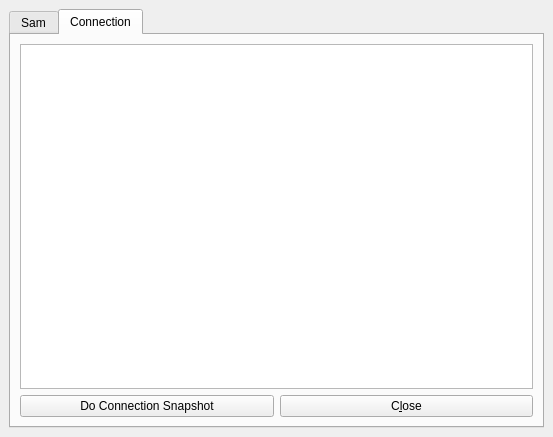
<?xml version="1.0" encoding="UTF-8"?>
<ui version="4.0">
 <class>form_DebugMessages</class>
 <widget class="QDialog" name="form_DebugMessages">
  <property name="geometry">
   <rect>
    <x>0</x>
    <y>0</y>
    <width>553</width>
    <height>437</height>
   </rect>
  </property>
  <property name="windowTitle">
   <string>DebugMessages</string>
  </property>
  <property name="locale">
   <locale language="English" country="UnitedStates"/>
  </property>
  <layout class="QGridLayout">
   <property name="margin">
    <number>9</number>
   </property>
   <property name="spacing">
    <number>6</number>
   </property>
   <item row="1" column="0">
    <widget class="QTabWidget" name="tabWidget">
     <property name="currentIndex">
      <number>1</number>
     </property>
     <widget class="QWidget" name="Tab_SAM">
      <attribute name="title">
       <string>Sam</string>
      </attribute>
      <layout class="QGridLayout" name="gridLayout_1">
       <item row="0" column="0">
        <layout class="QVBoxLayout" name="verticalLayout">
         <item>
          <widget class="QTextEdit" name="Sam_txt"/>
         </item>
         <item>
          <layout class="QHBoxLayout" name="_2">
           <property name="spacing">
            <number>6</number>
           </property>
           <property name="margin">
            <number>0</number>
           </property>
           <item>
            <widget class="QPushButton" name="cmd_clear_sam">
             <property name="text">
              <string>&amp;Clear</string>
             </property>
            </widget>
           </item>
           <item>
            <widget class="QPushButton" name="cmd_close">
             <property name="text">
              <string>C&amp;lose</string>
             </property>
            </widget>
           </item>
          </layout>
         </item>
        </layout>
       </item>
      </layout>
     </widget>

     <widget class="QWidget" name="Tab_Connection">
      <attribute name="title">
       <string>Connection</string>
      </attribute>
      <layout class="QGridLayout" name="gridLayout_3">
       <item row="0" column="0">
        <layout class="QVBoxLayout" name="verticalLayout_3">
         <item>
          <widget class="QTextEdit" name="connection_txt"/>
         </item>
         <item>
          <layout class="QHBoxLayout" name="_4">
           <property name="spacing">
            <number>6</number>
           </property>
           <property name="margin">
            <number>0</number>
           </property>
           <item>
            <widget class="QPushButton" name="cmd_Connection_snapshot">
             <property name="text">
              <string>Do Connection Snapshot</string>
             </property>
            </widget>
           </item>
           <item>
            <widget class="QPushButton" name="cmd_close_3">
             <property name="text">
              <string>C&amp;lose</string>
             </property>
            </widget>
           </item>
          </layout>
         </item>
        </layout>
       </item>
      </layout>
     </widget>
    </widget>
   </item>
  </layout>
 </widget>
 <resources/>
 <connections/>
</ui>
